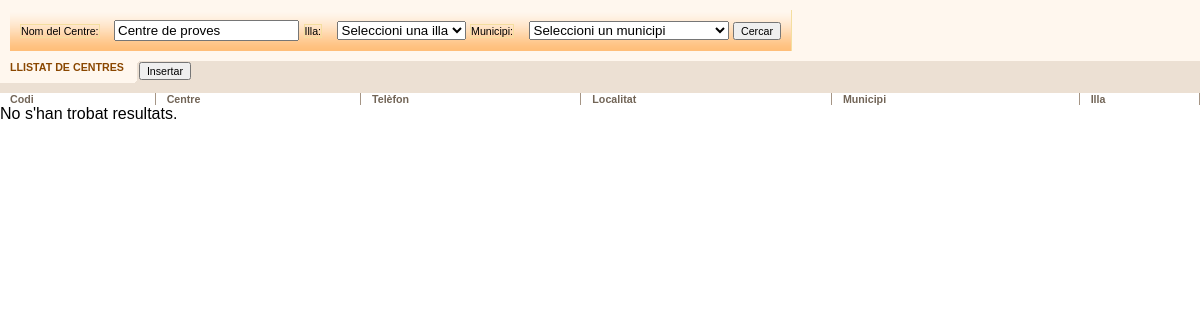
The page /centre/centreListFiltro.php?nombre=Centre de proves on the database as committed earlier.
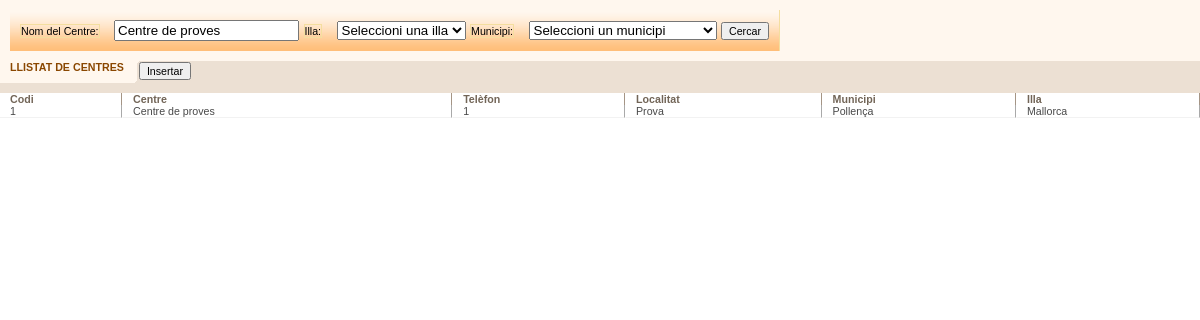
The same page on the database as committed later.
### tables this page shows
CREATE TABLE `centres` (
  `id` int(11) NOT NULL,
  `Ubi_Codi` int(11) NOT NULL,
  `Titularitat` varchar(50) DEFAULT NULL,
  `Sigla` varchar(10) DEFAULT NULL,
  `Codi` varchar(20) DEFAULT NULL,
  `Centre` varchar(255) DEFAULT NULL,
  `Adreca` varchar(255) DEFAULT NULL,
  `CP` varchar(10) DEFAULT NULL,
  `Localitat` varchar(100) DEFAULT NULL,
  `Municipi` varchar(100) DEFAULT NULL,
  `Illa` varchar(50) DEFAULT NULL,
  `Telefon` varchar(20) DEFAULT NULL,
  `Fax` varchar(20) DEFAULT NULL,
  `email` varchar(100) DEFAULT NULL,
  `Alta` date DEFAULT NULL,
  `Baixa` date DEFAULT NULL,
  `Inspector_id` int(11) DEFAULT NULL,
  `id_illa` int(11) DEFAULT NULL,
  `id_municipi` int(11) DEFAULT NULL
);

CREATE TABLE `municipi` (
  `id` int(11) NOT NULL,
  `nom` varchar(255) NOT NULL,
  `illa_id` int(11) NOT NULL
);

CREATE TABLE `illa` (
  `id` int(11) NOT NULL,
  `nom` varchar(255) NOT NULL
);

### centre/centreListFiltro.php (the view, shortened to what this page needs)
<!DOCTYPE html>
<?php
include '../connectarBD.php';
$nombreFiltro = isset($_GET['nombre'])? $_GET['nombre']: '';
$sql = "SELECT
            CENTRES.id,
            CENTRES.Codi,
            CENTRES.Centre,
            CENTRES.Telefon,
            CENTRES.Localitat AS Localitat,
            Municipi.nom AS Municipi,
            Illa.nom AS Illa
        FROM CENTRES
        JOIN Municipi ON CENTRES.id_municipi = Municipi.id
        JOIN Illa ON CENTRES.id_illa = Illa.id
        WHERE 1=1";
if (!empty($nombreFiltro)) {
    $sql.= " AND CENTRES.Centre LIKE '%". $connexio->real_escape_string($nombreFiltro). "%'";
}
$sql.= " ORDER BY CENTRES.Centre";
$result = $connexio->query($sql);?>
<html>
<head>
    <link rel="stylesheet" href="../css/estilos.css" type="text/css" />
</head>
<body class="contenido" onload="ocultarFondoPrincipal();">
    <div class="contenedorFiltro">
        <table cellpadding="0" cellspacing="0" class="cajaFiltro">
            <tr>
                <td class="contenedorCamposFiltro">
                    <div class="filtro">
                        <form method="GET">
                            <label for="nombre" class="formularioFiltro">Nom del Centre:</label>
                            <input type="text" id="nombre" name="nombre" value="<?= htmlspecialchars($nombreFiltro)?>">
                            <label for="illa" class="formularioFiltro">Illa:</label>
                            <select id="illa" name="illa" onchange="this.form.submit()">
                                <option value="">Seleccioni una illa</option>
                            </select>
                            <label for="municipi" class="formularioFiltro">Municipi:</label>
                            <select id="municipi" name="municipi" onchange="this.form.submit()">
                                <option value="">Seleccioni un municipi</option>
                            </select>
                            <button type="submit" class="boton">Cercar</button>
                        </form>
                    </div>
                </td>
            </tr>
        </table>
    </div>
    <ul class="botoneraListado">
        <li class="tituloListado">LLISTAT DE CENTRES</li>
        <li class="fondoBotoneraListado">
            <input type="button" class="boton" value="Insertar" onclick="location.href='centreForm.php';">
        </li>
    </ul>
    <div class="espacioMarronClaro"></div>
    <div id="cuerpo" class="scroll_total">
        <table class="listado" cellpadding="0" cellspacing="0" width="100%">
            <thead>
                <tr>
                    <th class="campoCabeceraListadoInicial">Codi</th>
                    <th class="campoCabeceraListado">Centre</th>
                    <th class="campoCabeceraListado">Telèfon</th>
                    <th class="campoCabeceraListado">Localitat</th>
                    <th class="campoCabeceraListado">Municipi</th>
                    <th class="campoCabeceraListado">Illa</th>
                </tr>
            </thead>
            <tbody>
                <?php
                if ($result->num_rows > 0) {
                    while ($row = $result->fetch_assoc()) {
                        echo "<tr onclick=\"window.location.href='centreForm.php?id=". $row["id"]. "'\">";
                        echo "<td class='campoListadoInicial'>". $row["Codi"]. "</td>";
                        echo "<td class='campoListado'>". $row["Centre"]. "</td>";
                        echo "<td class='campoListado'>". $row["Telefon"]. "</td>";
                        echo "<td class='campoListado'>". $row["Localitat"]. "</td>";
                        echo "<td class='campoListado'>". $row["Municipi"]. "</td>";
                        echo "<td class='campoListado'>". $row["Illa"]. "</td>";
                        echo "</a></tr>";
                    }
                } else {
                    echo "<tr><td colspan='6'>No s'han trobat resultats.</td></tr>";
                }
              ?>
            </tbody>
        </table>
    </div>
</body>
</html>

### css/estilos.css (style rules this page uses)
body.contenido { margin:0px; font-family:arial; background-color:transparent; }
.boton { font-size:8pt; margin:1px 0px 0px 0px; }
.espacioMarronClaro { background-color:#ece0d3; height:10px; width:100%; clear:both; }
.contenedorFiltro { background-color:#fff7ee; padding:10px; margin:0px; clear:both; }
.filtro { background:#FFF7EE url(../imagenes/fondoFiltro.gif) repeat-x bottom; border:1px solid #F4DE9F; border-top:0px; border-left:0px; padding:10px; border-bottom: 0px; margin: 0px; }
.cajaFiltro { clear:both; }
.contenedorCamposFiltro { background-color:#fff7ee; }
.botoneraListado { list-style:none; margin:0px; padding:0px; width:100%; height:22px; background-color:#ece0d3; }
.tituloListado { font-size:8pt; font-weight:bold; white-space:nowrap; color:#8a4700; padding:0px 15px 0px 10px; background:#FFF7EE url(../imagenes/remateRightTituloListado.gif) no-repeat right; float:left; height:22px; }
.fondoBotoneraListado { background-color:#ece0d3; float:left; height:22px; margin:0px auto; }
.listado { clear:both; background-color:#ffffff; margin:0px; padding:0px; }
.campoCabeceraListadoInicial { font-size:8pt; color:#726557; border-right:1px solid #A59585; padding:0px 0px 0px 10px; text-align:left; }
.campoCabeceraListado { font-size:8pt; color:#726557; border-right:1px solid #A59585; border-left:1px solid #ffffff; padding:0px 0px 0px 10px; text-align:left; }
.campoListadoInicial { font-size:8pt; color:#494949; border-right:1px solid #a9a9a9; border-bottom:1px solid #f2f2f2; padding:0px 0px 0px 10px; cursor:pointer; }
.campoListado { font-size:8pt; color:#494949; border-right:1px solid #a9a9a9; border-left:1px solid #ffffff; border-bottom:1px solid #f2f2f2; padding:0px 0px 0px 10px; cursor:pointer; }
.formularioFiltro { font-size:8pt; color:#000000; border:1px solid #F4DE9F; margin-right:10px; }
.scroll_total { width:100%; }

Rows that differ between the two databases and show on the page:
added centres: Codi "1", Centre "Centre de proves", Telefon "1", Localitat "Prova", id_municipi.nom "Pollença", id_illa.nom "Mallorca"
Other text that changed with them:
text no longer shown: "No s'han trobat resultats."
